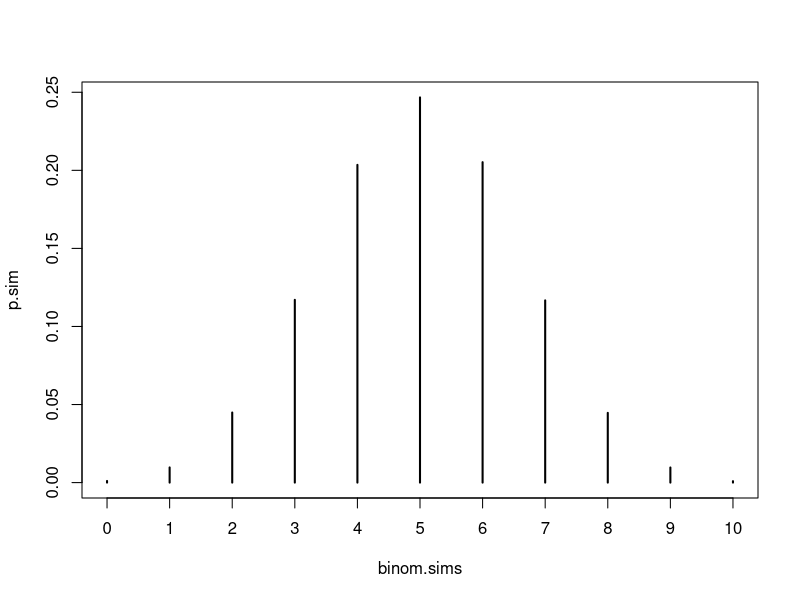
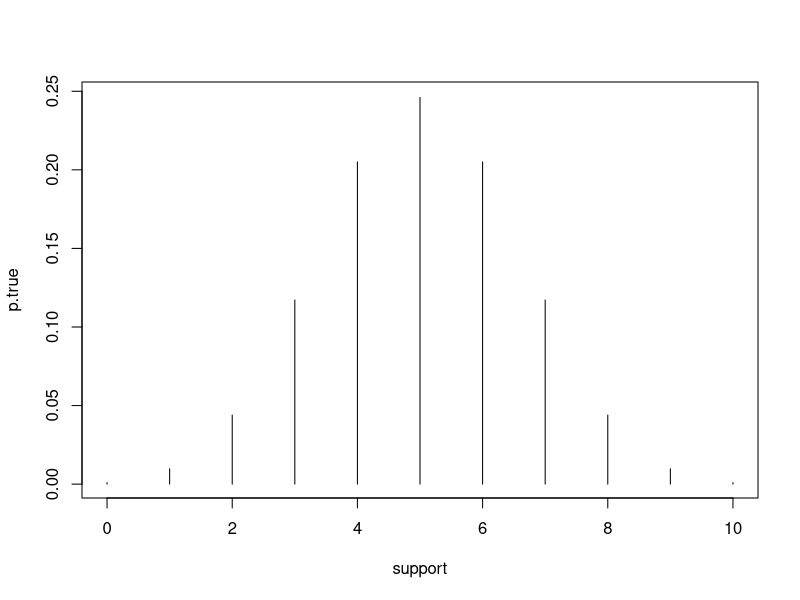

Source code (R) for these figures, in order:
#This function simulates n independent, identically distributed Bernoulli Random Variables
rbern <- function(n, p){
  
  sims <- sample(0:1, size = n, replace = TRUE, prob = c(1-p, p))
  return(sims)
  
}
rbern(30, 0.1)
rbern(30, 0.5)
rbern(30, 0.9)
#This function simulates n independent, identically distributed Bernoulli Random Variables and returns their sum
rbern.sum <- function(n, p){
  
  sims <- rbern(n, p)
  return(sum(sims))
  
}
rbern.sum(50, 0.1)
rbern.sum(50, 0.5)
rbern.sum(50, 0.9)
binom.sims <- replicate(10^5, rbern.sum(10, 0.5))
head(binom.sims)
p.sim <- table(binom.sims)/10^5
p.sim
plot(p.sim, type = 'h')
support <- 0:10
p.true <- dbinom(support, size = 10, prob = 0.5)
rbind(support, p.true)
plot(support, p.true, type = 'h')
p.sim - p.true
